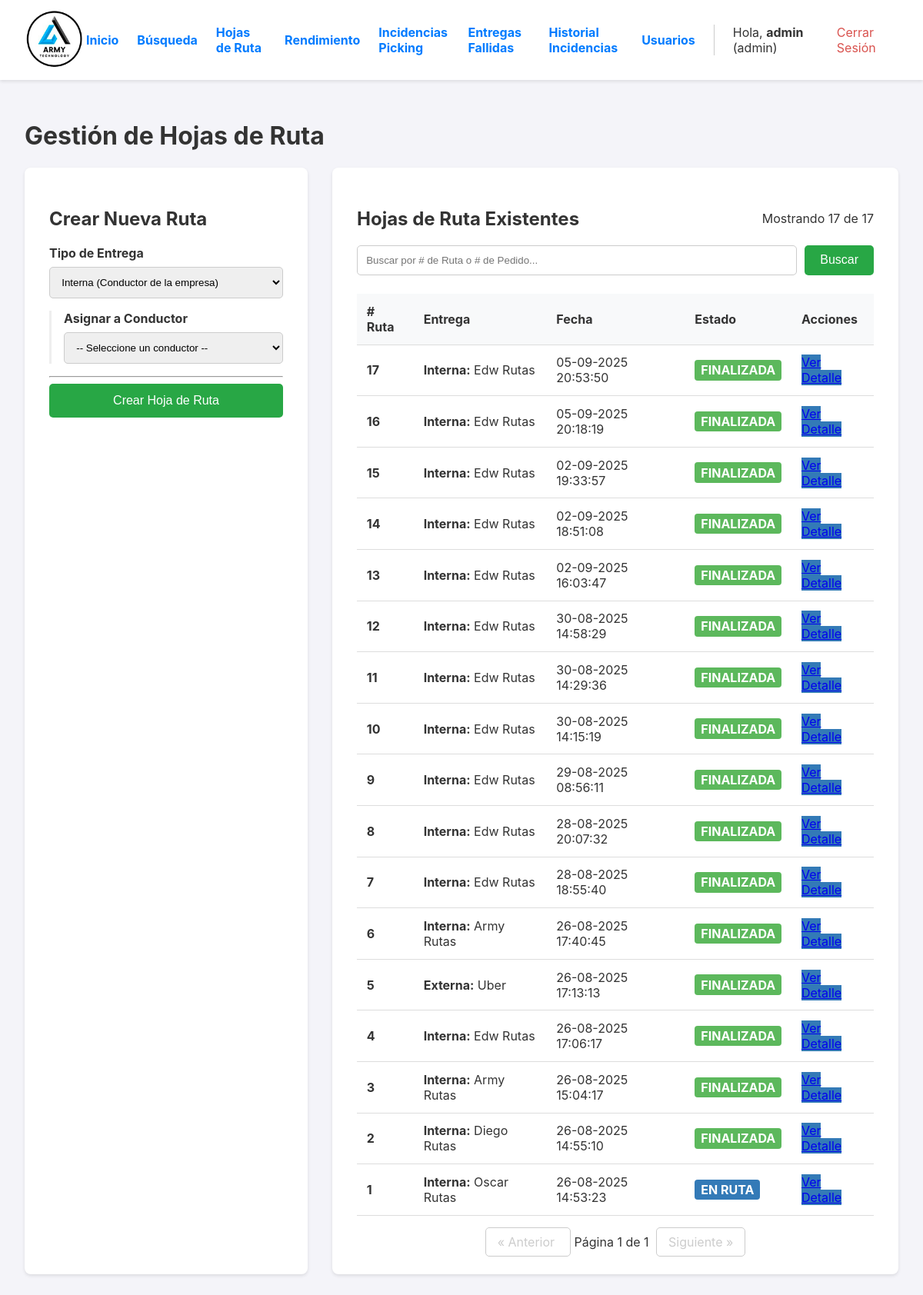
The app's page /rutas (signed in), older data.
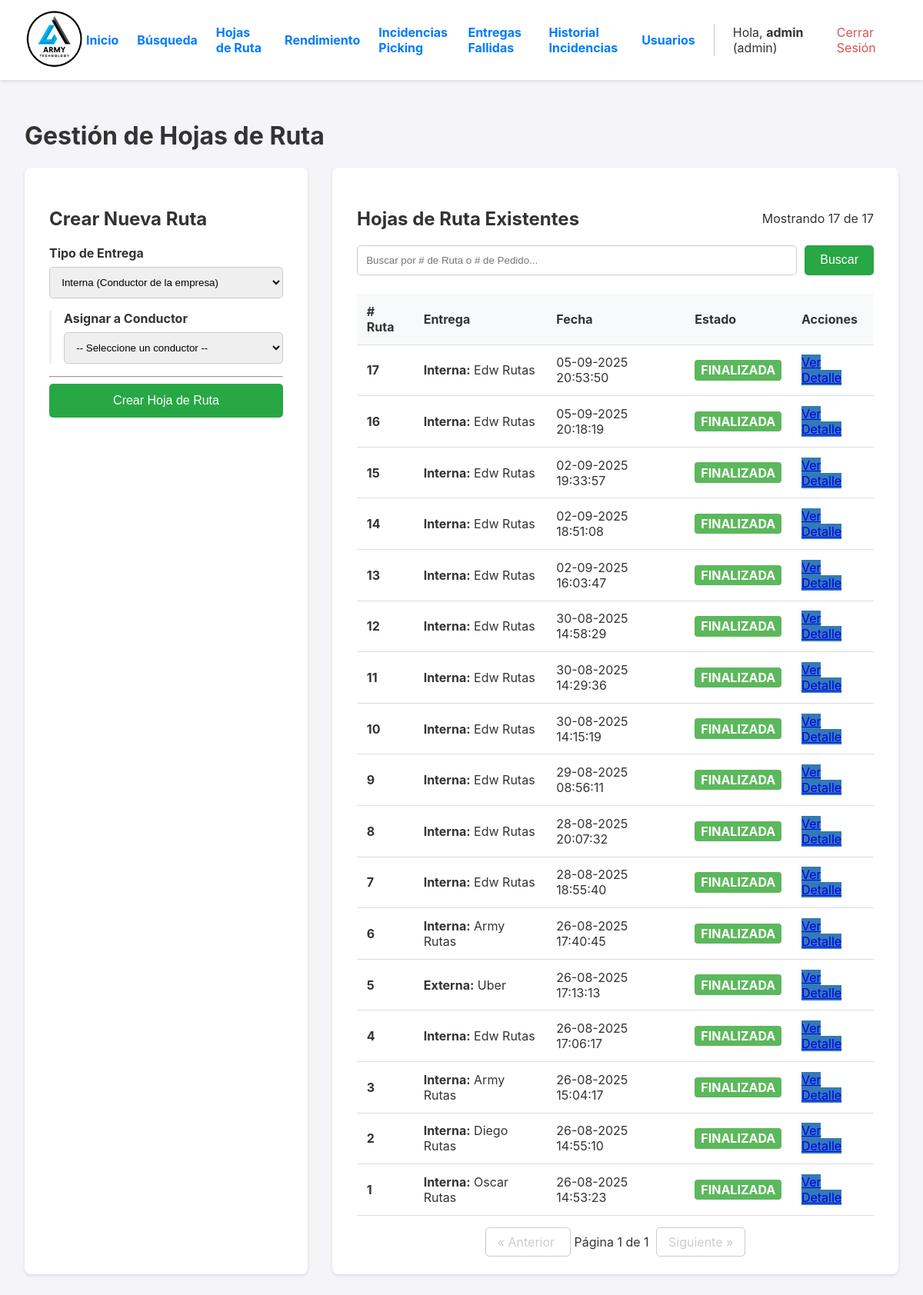
The same page, newer data.
### app.py (models this page shows, shortened)
class HojaDeRuta(db.Model):
    __tablename__ = 'hoja_de_ruta'
    id = db.Column(db.Integer, primary_key=True)
    fecha_creacion = db.Column(db.DateTime, default=datetime.datetime.utcnow)
    estado = db.Column(db.String(20), nullable=False, default='EN_PREPARACION')
    gastos_asignados = db.Column(db.Float, nullable=False, default=0.0)
    ordenes = db.relationship('Orden', backref='hoja_de_ruta', lazy='dynamic')
    transacciones = db.relationship('Transaccion', backref='hoja_de_ruta', lazy='dynamic', cascade="all, delete-orphan")
    gastos_viaje = db.relationship('GastoViaje', backref='hoja_de_ruta', lazy='dynamic', cascade="all, delete-orphan")
    fecha_finalizacion = db.Column(db.DateTime, nullable=True)
    tipo_entrega = db.Column(db.String(20), nullable=False, default='INTERNA') # Valores: 'INTERNA', 'EXTERNA'
    conductor_id = db.Column(db.Integer, db.ForeignKey('user.id'), nullable=True) # Ahora es opcional
    conductor = db.relationship('User', backref='hojas_de_ruta')
    nombre_transportista = db.Column(db.String(100), nullable=True) # Ej: "Guatex", "Cargo Expreso"
    nombre_receptor = db.Column(db.String(100), nullable=True)     # Nombre de la persona que recibe
    id_receptor = db.Column(db.String(50), nullable=True)          # DPI, Cédula, etc.

class User(UserMixin, db.Model):
    id = db.Column(db.Integer, primary_key=True)
    username = db.Column(db.String(80), unique=True, nullable=False)
    password_hash = db.Column(db.String(256), nullable=False)
    role = db.Column(db.String(20), nullable=False, default='operario')

### app.py (the view, shortened to what this page needs)
@app.route('/rutas', methods=['GET', 'POST'])
@login_required
@logistica_required
def gestionar_rutas():
    page = request.args.get('page', 1, type=int)
    search_query = request.args.get('search', '').strip()
    RUTAS_POR_PAGINA = 30 # Puedes ajustar este número
    query_base = db.select(HojaDeRuta).options(joinedload(HojaDeRuta.conductor))
    query_base = query_base.order_by(HojaDeRuta.fecha_creacion.desc())
    pagination = db.paginate(query_base, page=page, per_page=RUTAS_POR_PAGINA, error_out=False)
    rutas = pagination.items
    conductores = db.session.execute(db.select(User).filter_by(role='conductor').order_by(User.username)).scalars().all()
    return render_template(
        'gestionar_rutas.html',
        rutas=rutas,
        conductores=conductores,
        pagination=pagination, # Pasamos el objeto de paginación a la plantilla
        search_query=search_query # Pasamos la búsqueda para mantenerla en el campo de texto
    )

### app.py (called while the page is built)
def logistica_required(f):
    @wraps(f)
    def decorated_function(*args, **kwargs):
        if not current_user.is_authenticated or current_user.role not in ['admin', 'operario']:
            flash('Se requiere rol de Administrador o de Operario para acceder a esta página.', 'error')
            return redirect(url_for('dashboard')) # O a donde prefieras
        return f(*args, **kwargs)
    return decorated_function

@login_manager.user_loader
def load_user(user_id):
    return db.session.get(User, int(user_id))

@app.template_filter('localtime')
def to_localtime_filter(utc_datetime):
    if not utc_datetime: return ""
    local_tz = pytz.timezone('America/Costa_Rica')
    local_dt = utc_datetime.replace(tzinfo=pytz.utc).astimezone(local_tz)
    return local_dt.strftime('%d-%m-%Y %H:%M:%S')

### templates/gestionar_rutas.html (shortened to what this page needs)
{% extends "layout.html" %}
{% block content %}
<h1>Gestión de Hojas de Ruta</h1>
<div class="admin-container">
    <div class="form-container">
        <h2>Crear Nueva Ruta</h2>
        <form method="POST">
            <div class="form-group">
                <label for="tipo_entrega">Tipo de Entrega</label>
                <select id="tipo_entrega" name="tipo_entrega" required>
                    <option value="INTERNA" selected>Interna (Conductor de la empresa)</option>
                </select>
            </div>
            <div id="campos-interna">
                <div class="form-group">
                    <label for="conductor_id">Asignar a Conductor</label>
                    <select id="conductor_id" name="conductor_id">
                        <option value="">-- Seleccione un conductor --</option>
                    </select>
                </div>
            </div>
            <hr>
            <button type="submit" class="submit-btn">Crear Hoja de Ruta</button>
        </form>
    </div>
    <div class="list-container">
        <div style="display: flex; justify-content: space-between; align-items: center;">
            <h2>Hojas de Ruta Existentes</h2>
            <span>Mostrando {{ rutas|length }} de {{ pagination.total }}</span>
        </div>
        <form method="GET" class="search-form">
            <input type="text" name="search" placeholder="Buscar por # de Ruta o # de Pedido..." value="{{ search_query or '' }}">
            <button type="submit" class="submit-btn" style="width: auto;">Buscar</button>
        </form>
        <table>
            <thead>
                <tr>
                    <th># Ruta</th>
                    <th>Entrega</th>
                    <th>Fecha</th>
                    <th>Estado</th>
                    <th>Acciones</th>
                </tr>
            </thead>
            <tbody>
                {% for ruta in rutas %}
                <tr>
                    <td><strong>{{ ruta.id }}</strong></td>
                    <td>
                        {% if ruta.tipo_entrega == 'INTERNA' %}
                           <strong>Interna:</strong> {{ ruta.conductor.username if ruta.conductor else 'N/A' }}
                        {% else %}
                           <strong>Externa:</strong> {{ ruta.nombre_transportista }}
                        {% endif %}
                    </td>
                    <td>{{ ruta.fecha_creacion | localtime }}</td>
                    <td>
                        <span class="estado estado-{{ ruta.estado }}">{{ ruta.estado.replace('_', ' ') }}</span>
                    </td>
                    <td>
                        <a href="{{ url_for('detalle_ruta', ruta_id=ruta.id) }}" class="action-link" style="background-color: #337ab7;">Ver Detalle</a>
                    </td>
                </tr>
                {% else %}
                <tr>
                    <td colspan="5" style="text-align: center; padding: 2rem;">No se han creado hojas de ruta todavía.</td>
                </tr>
                {% endfor %}
            </tbody>
        </table>
        {% if pagination %}
        <div class="pagination">
            <a href="{{ url_for('gestionar_rutas', page=pagination.prev_num, search=search_query) if pagination.has_prev else '#' }}"
               class="{{ 'disabled' if not pagination.has_prev }}">
                &laquo; Anterior
            </a>
            <span>Página {{ pagination.page }} de {{ pagination.pages }}</span>
            <a href="{{ url_for('gestionar_rutas', page=pagination.next_num, search=search_query) if pagination.has_next else '#' }}"
               class="{{ 'disabled' if not pagination.has_next }}">
                Siguiente &raquo;
            </a>
        </div>
        {% endif %}
    </div>
</div>
{% endblock %}

Row changes from the older to the newer data that the page shows:
changed HojaDeRuta "Oscar Rutas": estado "EN_RUTA" → "FINALIZADA" (drawn); estado.replace "EN RUTA" → "FINALIZADA"
